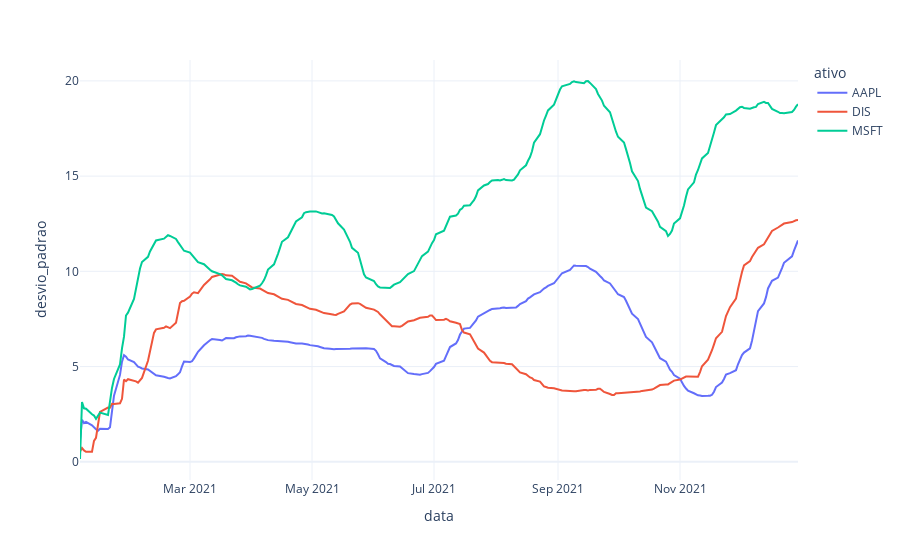

Here is the notebook cell this chart was saved with:
### Markdown cell above
![newplot.png](attachment:newplot.png)

### Code cell
ativos_desvio_padrao = df_yahoo['Adj Close'].rolling(90, min_periods=1).std()
ativos_desvio_padrao_vertical = ativos_desvio_padrao.stack().reset_index()
ativos_desvio_padrao_vertical.columns = ['data', 'ativo', 'desvio_padrao']

fig = px.line(ativos_desvio_padrao_vertical, x="data", y="desvio_padrao", color='ativo', template='plotly_white')
fig.show()

### Figure 1 — Plotly figure (JSON) as saved in the notebook; plotly's stock layout.template omitted (floating-point values rounded to 4 significant figures; data arrays with more than 128 entries replaced by an {"elided": "..."} marker saying what was removed)
{"data": [{"hovertemplate": "ativo=AAPL<br>data=%{x}<br>desvio_padrao=%{y}<extra></extra>", "legendgroup": "AAPL", "line": {"color": "#636efa", "dash": "solid"}, "marker": {"symbol": "circle"}, "mode": "lines", "name": "AAPL", "orientation": "v", "showlegend": true, "type": "scatter", "x": {"elided": "250 str values"}, "xaxis": "x", "y": {"elided": "250 float values"}, "yaxis": "y"}, {"hovertemplate": "ativo=DIS<br>data=%{x}<br>desvio_padrao=%{y}<extra></extra>", "legendgroup": "DIS", "line": {"color": "#EF553B", "dash": "solid"}, "marker": {"symbol": "circle"}, "mode": "lines", "name": "DIS", "orientation": "v", "showlegend": true, "type": "scatter", "x": {"elided": "250 str values"}, "xaxis": "x", "y": {"elided": "250 float values"}, "yaxis": "y"}, {"hovertemplate": "ativo=MSFT<br>data=%{x}<br>desvio_padrao=%{y}<extra></extra>", "legendgroup": "MSFT", "line": {"color": "#00cc96", "dash": "solid"}, "marker": {"symbol": "circle"}, "mode": "lines", "name": "MSFT", "orientation": "v", "showlegend": true, "type": "scatter", "x": {"elided": "250 str values"}, "xaxis": "x", "y": {"elided": "250 float values"}, "yaxis": "y"}], "layout": {"legend": {"title": {"text": "ativo"}, "tracegroupgap": 0}, "margin": {"t": 60}, "xaxis": {"anchor": "y", "domain": [0, 1], "title": {"text": "data"}}, "yaxis": {"anchor": "x", "domain": [0, 1], "title": {"text": "desvio_padrao"}}}}
